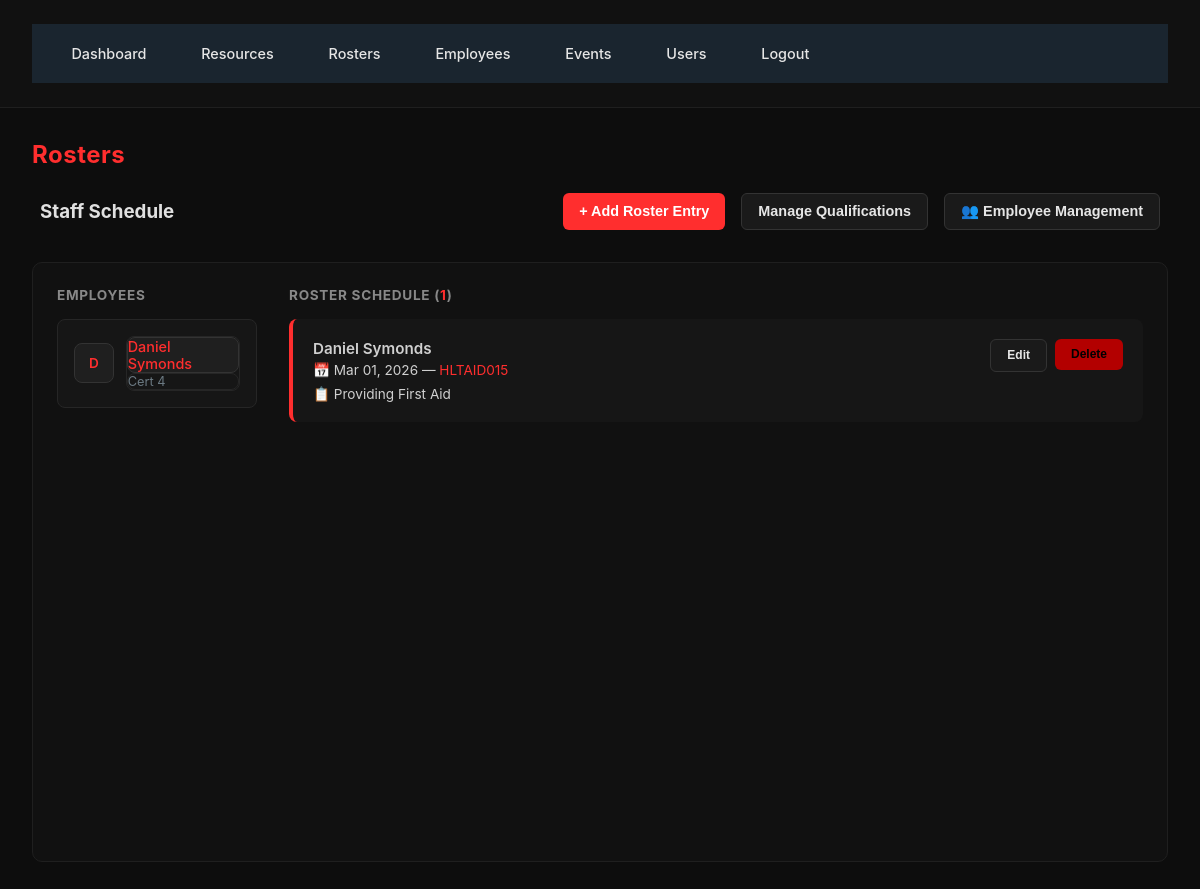
Page /rosters (signed in) on the earlier database version.
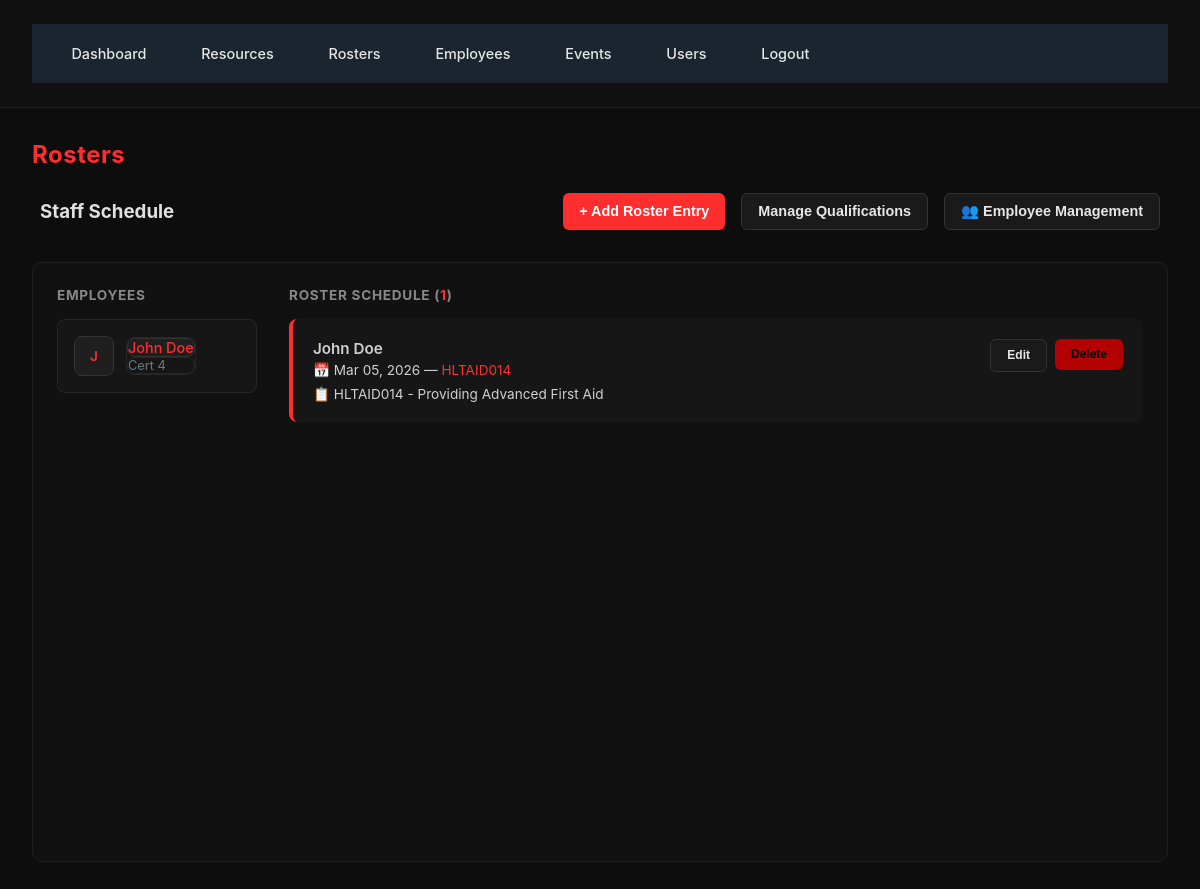
Same page on the later database version.
### Database.py (models this page shows)
class Employee(db.Model):
    id = db.Column(db.Integer, primary_key=True)
    name = db.Column(db.String(120), nullable=False)
    age = db.Column(db.Integer)
    experience_years = db.Column(db.Integer)
    level_of_training = db.Column(db.String(120))
    training_status = db.Column(db.String(120))
    qualifications = db.relationship('Qualification', backref='employee', cascade='all, delete-orphan')

class Roster(db.Model):
    id = db.Column(db.Integer, primary_key=True)
    date = db.Column(db.Date, nullable=False)
    shift_name = db.Column(db.String(120), nullable=False)
    employee_id = db.Column(db.Integer, db.ForeignKey('employee.id'))
    job_description = db.Column(db.String(255))
    employee = db.relationship("Employee")

### app.py (the view, shortened to what this page needs)
    @app.route('/rosters')
    @login_required
    def rosters():
        if current_user.is_admin:
            rosters_q = Roster.query.all()
            employees_q = Employee.query.all()
        events_q = Event.query.all()
        from Database import QualificationType
        qualifications = QualificationType.query.all()
        return render_template('rosters.html', rosters=rosters_q, employees=employees_q, events=events_q, qualifications=qualifications)

### Templates/rosters.html (shortened to what the changed rows need)
{% extends "base.html" %}
{% block content %}
<div class="page-header">
  <h2 class="page-title">Rosters</h2>
</div>
<div class="table-wrapper" style="padding: 1.5rem; min-height: 600px;">
  <div style="display: grid; grid-template-columns: 200px 1fr; gap: 2rem;">
    <div>
      {% for emp in employees %}
      <a href="{{ url_for('employee_detail', employee_id=emp.id) }}" style="text-decoration: none;">
        <div style="display: flex; align-items: center; margin-bottom: 1rem; padding: 1rem; background: #232f3a; border: 1px solid #2d3f4d; border-radius: 4px; cursor: pointer; transition: all 0.2s;" onmouseover="this.style.background='#2d3f4d'" onmouseout="this.style.background='#232f3a'">
          <div style="width: 40px; height: 40px; border-radius: 50%; background: #303030; display: flex; align-items: center; justify-content: center; color: #ff9191; font-weight: 600; font-size: 0.85rem; margin-right: 0.75rem;">{{ emp.name[:1] }}</div>
          <div>
            <div style="font-weight: 500; color: #e0e0e0; font-size: 0.9rem;">{{ emp.name }}</div>
            <div style="color: #6b7982; font-size: 0.8rem;">{{ emp.level_of_training or 'Staff' }}</div>
          </div>
        </div>
      </a>
      {% endfor %}
    </div>
    <div>
      {% for r in rosters %}
      <div style="background: #232f3a; border-left: 4px solid #ff9191; padding: 1rem; margin-bottom: 1rem; border-radius: 4px; transition: all 0.2s;" onmouseover="this.style.background='#2d3f4d'" onmouseout="this.style.background='#232f3a'">
        <div style="display: flex; justify-content: space-between; align-items: start;">
          <div style="flex: 1;">
            <div style="font-weight: 600; color: #e0e0e0; font-size: 0.95rem;">{{ r.employee.name }}</div>
            <div style="color: #b0bcc4; font-size: 0.85rem; margin-top: 0.25rem;">
              📅 {{ r.date.strftime('%b %d, %Y') }} — <span style="color: #ff9191;">{{ r.shift_name }}</span>
            </div>
            {% if r.job_description %}
            <div style="color: #b0bcc4; font-size: 0.85rem; margin-top: 0.5rem;">
              📋 {{ r.job_description }}
            </div>
            {% endif %}
          </div>
          {% if current_user.is_admin %}
          <div style="display: flex; gap: 0.5rem;">
            <a href="{{ url_for('edit_roster', roster_id=r.id) }}">
              <button class="btn btn-secondary" style="padding: 0.35rem 0.7rem; font-size: 0.75rem;">Edit</button>
            </a>
            <form method="post" action="{{ url_for('delete_roster', roster_id=r.id) }}" style="display:inline;">
              <button type="submit" class="btn btn-danger" style="padding: 0.35rem 0.7rem; font-size: 0.75rem;" onclick="return confirm('Are you sure you want to delete this roster entry?');">Delete</button>
            </form>
          </div>
          {% endif %}
        </div>
      </div>
      {% else %}
      <div style="text-align: center; padding: 2rem; color: #6b7982;">
        <p>No rosters scheduled.</p>
        {% if current_user.is_admin %}<button class="btn btn-primary" onclick="openAddRosterForm()" style="margin-top: 1rem;">Create</button>{% endif %}
      </div>
      {% endfor %}
    </div>
  </div>
</div>
{% endblock %}

Differences in the rows shown:
changed Employee "Cert 4": name "D" → "J"; name "Daniel Symonds" → "John Doe"
changed Roster: employee.name "Daniel Symonds" → "John Doe"; date "Mar 01, 2026" → "Mar 05, 2026"; shift_name "HLTAID015" → "HLTAID014"; job_description "Providing First Aid" → "HLTAID014 - Providing Advanced First Aid"
